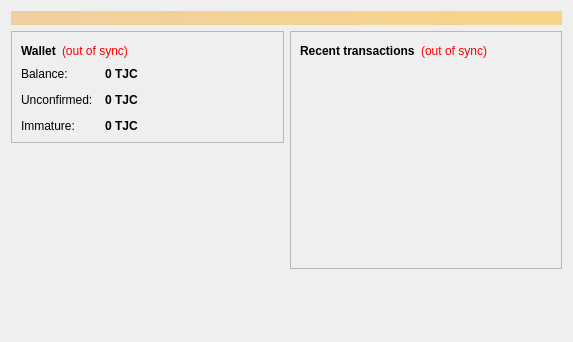
<?xml version="1.0" encoding="UTF-8"?>
<ui version="4.0">
 <class>OverviewPage</class>
 <widget class="QWidget" name="OverviewPage">
  <property name="geometry">
   <rect>
    <x>0</x>
    <y>0</y>
    <width>573</width>
    <height>342</height>
   </rect>
  </property>
  <property name="windowTitle">
   <string>Form</string>
  </property>
  <layout class="QVBoxLayout" name="topLayout">
   <item>
    <widget class="QLabel" name="labelAlerts">
     <property name="visible">
      <bool>false</bool>
     </property>
     <property name="styleSheet">
      <string notr="true">background-color: qlineargradient(x1: 0, y1: 0, x2: 1, y2: 0, stop:0 #F0D0A0, stop:1 #F8D488); color:#000000;</string>
     </property>
     <property name="wordWrap">
      <bool>true</bool>
     </property>
     <property name="margin">
      <number>3</number>
     </property>
    </widget>
   </item>
   <item>
    <layout class="QHBoxLayout" name="horizontalLayout" stretch="1,1">
     <item>
      <layout class="QVBoxLayout" name="verticalLayout_2">
       <item>
        <widget class="QFrame" name="frame">
         <property name="frameShape">
          <enum>QFrame::StyledPanel</enum>
         </property>
         <property name="frameShadow">
          <enum>QFrame::Raised</enum>
         </property>
         <layout class="QVBoxLayout" name="verticalLayout_4">
          <item>
           <layout class="QHBoxLayout" name="horizontalLayout_4">
            <item>
             <widget class="QLabel" name="label_5">
              <property name="font">
               <font>
                <weight>75</weight>
                <bold>true</bold>
               </font>
              </property>
              <property name="text">
               <string>Wallet</string>
              </property>
             </widget>
            </item>
            <item>
             <widget class="QLabel" name="labelWalletStatus">
              <property name="toolTip">
               <string>The displayed information may be out of date. Your wallet automatically synchronizes with the Tjcoin network after a connection is established, but this process has not completed yet.</string>
              </property>
              <property name="styleSheet">
               <string notr="true">QLabel { color: red; }</string>
              </property>
              <property name="text">
               <string notr="true">(out of sync)</string>
              </property>
              <property name="alignment">
               <set>Qt::AlignLeading|Qt::AlignLeft|Qt::AlignVCenter</set>
              </property>
             </widget>
            </item>
            <item>
             <spacer name="horizontalSpacer_2">
              <property name="orientation">
               <enum>Qt::Horizontal</enum>
              </property>
              <property name="sizeHint" stdset="0">
               <size>
                <width>40</width>
                <height>20</height>
               </size>
              </property>
             </spacer>
            </item>
           </layout>
          </item>
          <item>
           <layout class="QFormLayout" name="formLayout_2">
            <property name="fieldGrowthPolicy">
             <enum>QFormLayout::AllNonFixedFieldsGrow</enum>
            </property>
            <property name="horizontalSpacing">
             <number>12</number>
            </property>
            <property name="verticalSpacing">
             <number>12</number>
            </property>
            <item row="0" column="0">
             <widget class="QLabel" name="label">
              <property name="text">
               <string>Balance:</string>
              </property>
             </widget>
            </item>
            <item row="0" column="1">
             <widget class="QLabel" name="labelBalance">
              <property name="font">
               <font>
                <weight>75</weight>
                <bold>true</bold>
               </font>
              </property>
              <property name="cursor">
               <cursorShape>IBeamCursor</cursorShape>
              </property>
              <property name="toolTip">
               <string>Your current balance</string>
              </property>
              <property name="text">
               <string notr="true">0 TJC</string>
              </property>
              <property name="textInteractionFlags">
               <set>Qt::LinksAccessibleByMouse|Qt::TextSelectableByKeyboard|Qt::TextSelectableByMouse</set>
              </property>
             </widget>
            </item>
            <item row="1" column="0">
             <widget class="QLabel" name="label_3">
              <property name="text">
               <string>Unconfirmed:</string>
              </property>
             </widget>
            </item>
            <item row="1" column="1">
             <widget class="QLabel" name="labelUnconfirmed">
              <property name="font">
               <font>
                <weight>75</weight>
                <bold>true</bold>
               </font>
              </property>
              <property name="cursor">
               <cursorShape>IBeamCursor</cursorShape>
              </property>
              <property name="toolTip">
               <string>Total of transactions that have yet to be confirmed, and do not yet count toward the current balance</string>
              </property>
              <property name="text">
               <string notr="true">0 TJC</string>
              </property>
              <property name="textInteractionFlags">
               <set>Qt::LinksAccessibleByMouse|Qt::TextSelectableByKeyboard|Qt::TextSelectableByMouse</set>
              </property>
             </widget>
            </item>
            <item row="2" column="0">
             <widget class="QLabel" name="labelImmatureText">
              <property name="text">
               <string>Immature:</string>
              </property>
             </widget>
            </item>
            <item row="2" column="1">
             <widget class="QLabel" name="labelImmature">
              <property name="font">
               <font>
                <weight>75</weight>
                <bold>true</bold>
               </font>
              </property>
              <property name="toolTip">
               <string>Mined balance that has not yet matured</string>
              </property>
              <property name="text">
               <string notr="true">0 TJC</string>
              </property>
              <property name="textInteractionFlags">
               <set>Qt::LinksAccessibleByMouse|Qt::TextSelectableByKeyboard|Qt::TextSelectableByMouse</set>
              </property>
             </widget>
            </item>
           </layout>
          </item>
         </layout>
        </widget>
       </item>
       <item>
        <spacer name="verticalSpacer">
         <property name="orientation">
          <enum>Qt::Vertical</enum>
         </property>
         <property name="sizeHint" stdset="0">
          <size>
           <width>20</width>
           <height>40</height>
          </size>
         </property>
        </spacer>
       </item>
      </layout>
     </item>
     <item>
      <layout class="QVBoxLayout" name="verticalLayout_3">
       <item>
        <widget class="QFrame" name="frame_2">
         <property name="frameShape">
          <enum>QFrame::StyledPanel</enum>
         </property>
         <property name="frameShadow">
          <enum>QFrame::Raised</enum>
         </property>
         <layout class="QVBoxLayout" name="verticalLayout">
          <item>
           <layout class="QHBoxLayout" name="horizontalLayout_2">
            <item>
             <widget class="QLabel" name="label_4">
              <property name="text">
               <string>&lt;b&gt;Recent transactions&lt;/b&gt;</string>
              </property>
             </widget>
            </item>
            <item>
             <widget class="QLabel" name="labelTransactionsStatus">
              <property name="toolTip">
               <string>The displayed information may be out of date. Your wallet automatically synchronizes with the Tjcoin network after a connection is established, but this process has not completed yet.</string>
              </property>
              <property name="styleSheet">
               <string notr="true">QLabel { color: red; }</string>
              </property>
              <property name="text">
               <string notr="true">(out of sync)</string>
              </property>
              <property name="alignment">
               <set>Qt::AlignRight|Qt::AlignTrailing|Qt::AlignVCenter</set>
              </property>
             </widget>
            </item>
            <item>
             <spacer name="horizontalSpacer">
              <property name="orientation">
               <enum>Qt::Horizontal</enum>
              </property>
              <property name="sizeHint" stdset="0">
               <size>
                <width>40</width>
                <height>20</height>
               </size>
              </property>
             </spacer>
            </item>
           </layout>
          </item>
          <item>
           <widget class="QListView" name="listTransactions">
            <property name="styleSheet">
             <string notr="true">QListView { background: transparent; }</string>
            </property>
            <property name="frameShape">
             <enum>QFrame::NoFrame</enum>
            </property>
            <property name="verticalScrollBarPolicy">
             <enum>Qt::ScrollBarAlwaysOff</enum>
            </property>
            <property name="horizontalScrollBarPolicy">
             <enum>Qt::ScrollBarAlwaysOff</enum>
            </property>
            <property name="selectionMode">
             <enum>QAbstractItemView::NoSelection</enum>
            </property>
           </widget>
          </item>
         </layout>
        </widget>
       </item>
       <item>
        <spacer name="verticalSpacer_2">
         <property name="orientation">
          <enum>Qt::Vertical</enum>
         </property>
         <property name="sizeHint" stdset="0">
          <size>
           <width>20</width>
           <height>40</height>
          </size>
         </property>
        </spacer>
       </item>
      </layout>
     </item>
    </layout>
   </item>
  </layout>
 </widget>
 <resources/>
 <connections/>
</ui>
